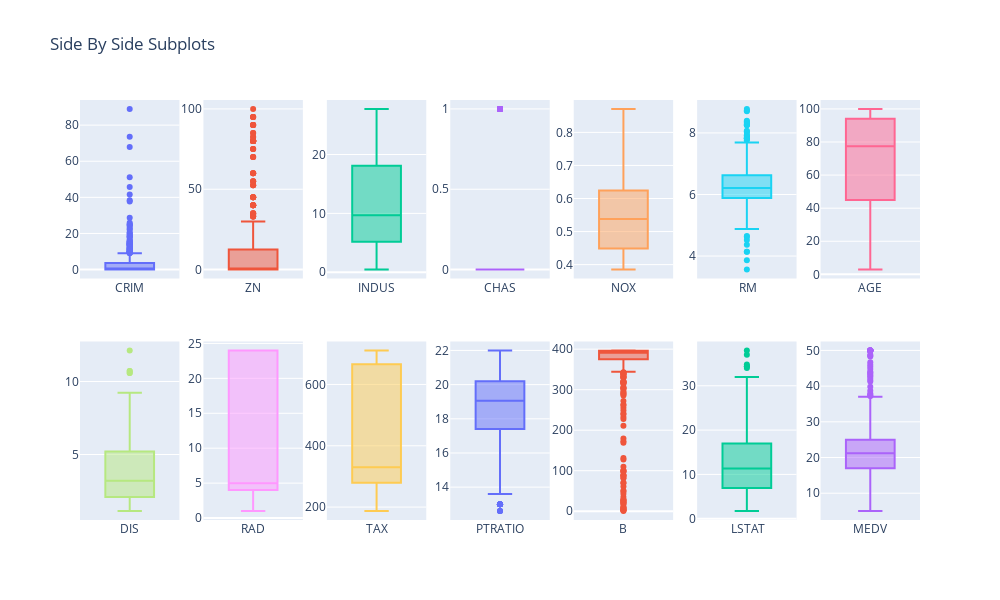

Write notebook code for a chart like this one.
### Code cell
ROWS = 2
COLS = 7
index = 0

fig = make_subplots(rows=ROWS, 
                    cols=COLS, 
                    # subplot_titles=houses.columns
                    )

for row in range(ROWS):
  for col in range(COLS):
    fig.add_trace(
        go.Box(y=houses.iloc[:, index].values, name=houses.columns[index]),
        row=row+1, col=col+1
    )
    index += 1

fig.update_layout(height=600, width=1000, title_text="Side By Side Subplots", showlegend=False)
fig.show()

### Figure 1 — Plotly figure (JSON) as saved in the notebook; plotly's stock layout.template omitted (floating-point values rounded to 4 significant figures; data arrays with more than 128 entries replaced by an {"elided": "..."} marker saying what was removed)
{"data": [{"name": "CRIM", "type": "box", "xaxis": "x", "y": {"elided": "506 float values"}, "yaxis": "y"}, {"name": "ZN", "type": "box", "xaxis": "x2", "y": {"elided": "506 float values"}, "yaxis": "y2"}, {"name": "INDUS", "type": "box", "xaxis": "x3", "y": {"elided": "506 float values"}, "yaxis": "y3"}, {"name": "CHAS", "type": "box", "xaxis": "x4", "y": {"elided": "506 int values"}, "yaxis": "y4"}, {"name": "NOX", "type": "box", "xaxis": "x5", "y": {"elided": "506 float values"}, "yaxis": "y5"}, {"name": " RM", "type": "box", "xaxis": "x6", "y": {"elided": "506 float values"}, "yaxis": "y6"}, {"name": "AGE", "type": "box", "xaxis": "x7", "y": {"elided": "506 float values"}, "yaxis": "y7"}, {"name": "DIS", "type": "box", "xaxis": "x8", "y": {"elided": "506 float values"}, "yaxis": "y8"}, {"name": "RAD", "type": "box", "xaxis": "x9", "y": {"elided": "506 int values"}, "yaxis": "y9"}, {"name": "TAX", "type": "box", "xaxis": "x10", "y": {"elided": "506 int values"}, "yaxis": "y10"}, {"name": "PTRATIO", "type": "box", "xaxis": "x11", "y": {"elided": "506 float values"}, "yaxis": "y11"}, {"name": "B", "type": "box", "xaxis": "x12", "y": {"elided": "506 float values"}, "yaxis": "y12"}, {"name": " LSTAT", "type": "box", "xaxis": "x13", "y": {"elided": "506 float values"}, "yaxis": "y13"}, {"name": "MEDV", "type": "box", "xaxis": "x14", "y": {"elided": "506 float values"}, "yaxis": "y14"}], "layout": {"height": 600, "showlegend": false, "title": {"text": "Side By Side Subplots"}, "width": 1000, "xaxis": {"anchor": "y", "domain": [0, 0.1184]}, "xaxis10": {"anchor": "y10", "domain": [0.2939, 0.4122]}, "xaxis11": {"anchor": "y11", "domain": [0.4408, 0.5592]}, "xaxis12": {"anchor": "y12", "domain": [0.5878, 0.7061]}, "xaxis13": {"anchor": "y13", "domain": [0.7347, 0.8531]}, "xaxis14": {"anchor": "y14", "domain": [0.8816, 1.0]}, "xaxis2": {"anchor": "y2", "domain": [0.1469, 0.2653]}, "xaxis3": {"anchor": "y3", "domain": [0.2939, 0.4122]}, "xaxis4": {"anchor": "y4", "domain": [0.4408, 0.5592]}, "xaxis5": {"anchor": "y5", "domain": [0.5878, 0.7061]}, "xaxis6": {"anchor": "y6", "domain": [0.7347, 0.8531]}, "xaxis7": {"anchor": "y7", "domain": [0.8816, 1.0]}, "xaxis8": {"anchor": "y8", "domain": [0, 0.1184]}, "xaxis9": {"anchor": "y9", "domain": [0.1469, 0.2653]}, "yaxis": {"anchor": "x", "domain": [0.575, 1]}, "yaxis10": {"anchor": "x10", "domain": [0, 0.425]}, "yaxis11": {"anchor": "x11", "domain": [0, 0.425]}, "yaxis12": {"anchor": "x12", "domain": [0, 0.425]}, "yaxis13": {"anchor": "x13", "domain": [0, 0.425]}, "yaxis14": {"anchor": "x14", "domain": [0, 0.425]}, "yaxis2": {"anchor": "x2", "domain": [0.575, 1]}, "yaxis3": {"anchor": "x3", "domain": [0.575, 1]}, "yaxis4": {"anchor": "x4", "domain": [0.575, 1]}, "yaxis5": {"anchor": "x5", "domain": [0.575, 1]}, "yaxis6": {"anchor": "x6", "domain": [0.575, 1]}, "yaxis7": {"anchor": "x7", "domain": [0.575, 1]}, "yaxis8": {"anchor": "x8", "domain": [0, 0.425]}, "yaxis9": {"anchor": "x9", "domain": [0, 0.425]}}}
